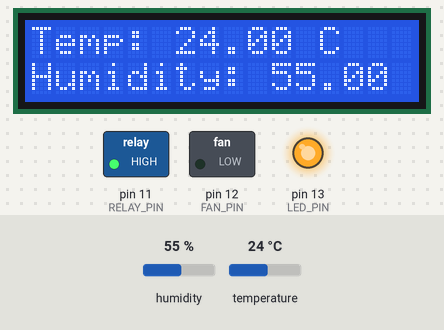
Recording of a sketch running on a simulated Arduino Uno, built with avr-gcc and run on an emulated ATmega328P. Parts: 16×2 character LCD, switched loads named in the sketch (green lamp = pin HIGH), output pins drawn as LEDs (lit = HIGH). The test bench sets the inputs (shaded band); at power-on: humidity 55 %, temperature 24 °C.

Above: at 1.2 s.
1.3 s: humidity set to 58 %
At 6.1 s:
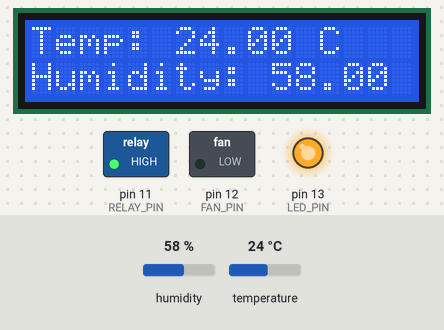
7.3 s: humidity set to 61 %
At 10.8 s:
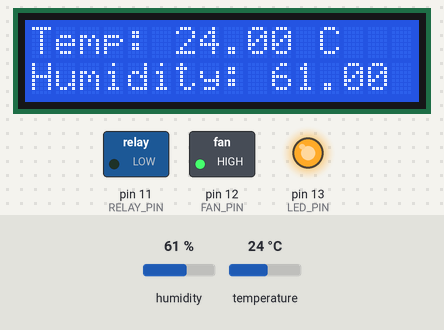
13.3 s: temperature set to 26 °C
At 16.7 s:
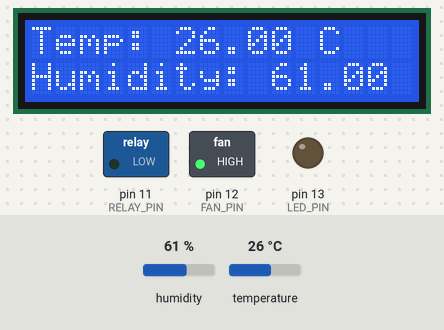
19.3 s: humidity set to 22 %
At 21.3 s:
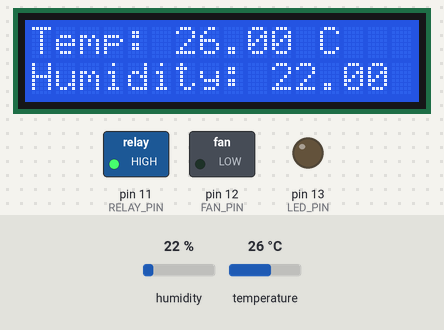
Timing chart, 0 to 22.8 s (numbered marks = the images above; inputs shaded):
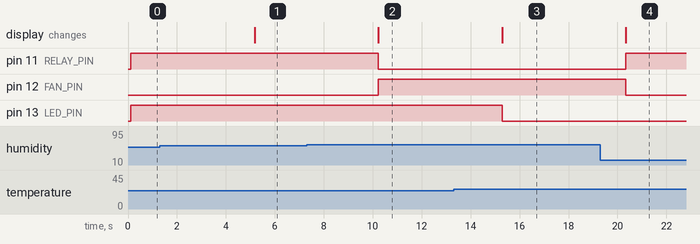

The sketch:

Smart-Greenhouse.ino
```cpp
#include <dht.h>
#include <LiquidCrystal_I2C.h>

#define DHTPIN 2              // Digital pin connected to the DHT sensor
#define LED_PIN 13            // Digital pin connected to the LED
#define FAN_PIN 12            // Digital pin connected to the fan
#define RELAY_PIN 11          // Digital pin connected to the relay module

#define THRESHOLD_TEMP 25     // Threshold temperature in Celsius
#define THRESHOLD_HUMIDITY 60 // Threshold humidity percentage
#define LCD_UPDATE_INTERVAL 5000 // LCD update interval in milliseconds

dht DHT;  // Initialize DHT sensor

LiquidCrystal_I2C lcd(0x27, 16, 2); // I2C address 0x27, 16 columns and 2 rows

void setup() {
  Serial.begin(9600);
  pinMode(LED_PIN, OUTPUT);
  pinMode(FAN_PIN, OUTPUT);
  pinMode(RELAY_PIN, OUTPUT);
  digitalWrite(RELAY_PIN, LOW); // Make sure relay is initially off

  lcd.init(); // Initialize the LCD
  lcd.backlight(); // Turn on backlight
}

void loop() {
  // Read temperature and humidity values from the sensor
  int chk = DHT.read11(DHTPIN);
  float temperature = DHT.temperature;
  float humidity = DHT.humidity;

  // Display temperature and humidity on the LCD
  lcd.clear();
  lcd.setCursor(0, 0);
  lcd.print("Temp: ");
  lcd.print(temperature);
  lcd.print(" C");

  lcd.setCursor(0, 1);
  lcd.print("Humidity: ");
  lcd.print(humidity);
  lcd.print(" %");

  // Check temperature threshold
  if (temperature < THRESHOLD_TEMP) {
    // Turn on the LED (simulating heater)
    digitalWrite(LED_PIN, HIGH);
  } else {
    // Turn off the LED
    digitalWrite(LED_PIN, LOW);
  }

  // Check humidity threshold
  if (humidity < THRESHOLD_HUMIDITY) {
    // Turn on the relay to activate the humidifier
    digitalWrite(RELAY_PIN, HIGH);
    // Turn off the fan
    digitalWrite(FAN_PIN, LOW);
  } else {
    // Turn off the relay
    digitalWrite(RELAY_PIN, LOW);
    // Turn on the fan
    digitalWrite(FAN_PIN, HIGH);
  }

  // Check if the sensor reading is successful
  if (chk != DHTLIB_OK) {
    Serial.println("Failed to read from DHT sensor!");
  }

  // Delay for LCD update interval
  delay(LCD_UPDATE_INTERVAL);
}
```

Measured:
- the behaviour switches between 59 and 60 % on humidity (found by bisection; images 1 and 2)
- the behaviour switches between 24 and 25 °C on temperature (found by bisection; images 2 and 3)
- after the input at 1.3 s, the display: changes after 3.9 s (image 1)
- after the input at 7.3 s, pin 11 (RELAY_PIN): HIGH → LOW after 2.9 s; pin 12 (FAN_PIN): LOW → HIGH after 2.9 s; the display: changes after 2.9 s (image 2)
- after the input at 13.3 s, pin 13 (LED_PIN): HIGH → LOW after 2.0 s; the display: changes after 2.0 s (image 3)
- after the input at 19.3 s, pin 11 (RELAY_PIN): LOW → HIGH after 1.0 s; pin 12 (FAN_PIN): HIGH → LOW after 1.0 s; the display: changes after 1.0 s (image 4)
